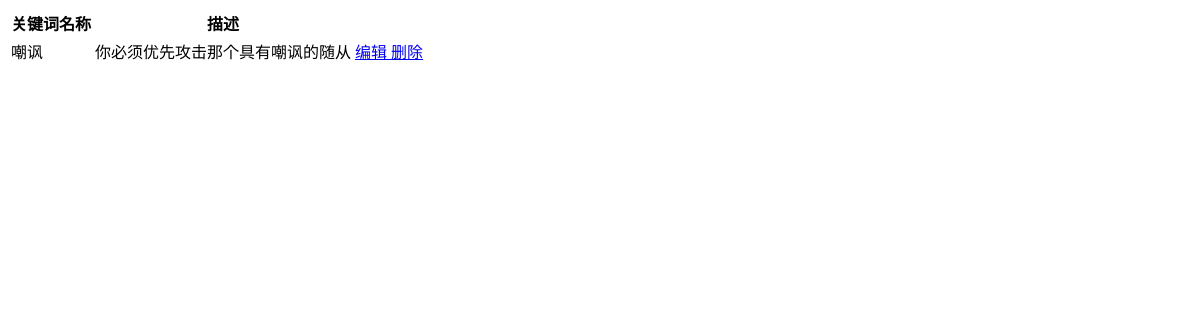
Page /keyword_list on the earlier database version.
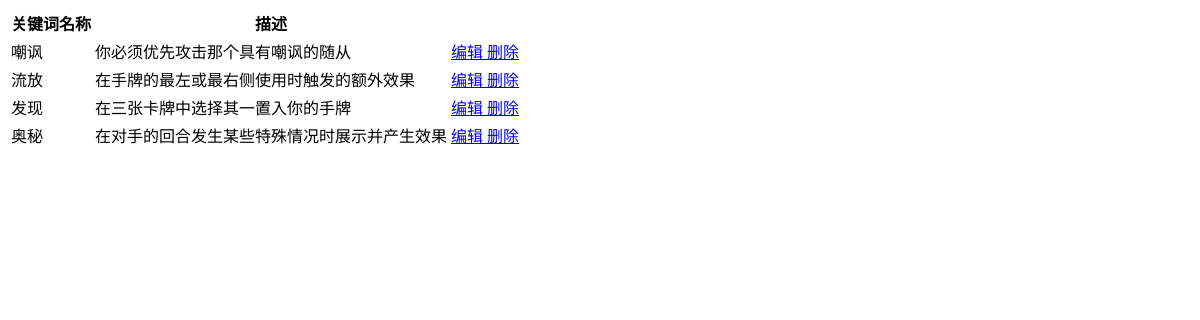
Same page on the later database version.
### Hs/models.py (models this page shows, shortened)
class Keyword(models.Model):
    name = models.CharField('关键词名称', max_length=64)
    description = models.CharField('描述', max_length=64)
    class Meta:
        verbose_name = '关键词'
        verbose_name_plural = verbose_name

### Hs/views.py (the view)
# urls.py: path('keyword_list', views.keyword_list, name='keyword_list'),
def keyword_list(request):
    keyword = models.Keyword.objects.all()
    return render(request, 'Hs/keyword_list.html', {'keyword_list': keyword})

### templates/Hs/keyword_list.html (shortened to what this page needs)
{% load static %}
<!doctype html>
<html>
<head>
    <link href="{% static 'CSS/cards.css' %}" type="text/css" rel="stylesheet">
</head>
<body>
	<table class="table table-striped table-bordered">
        <thead>
        <tr>
            <th>关键词名称</th>
            <th>描述</th>
        </tr>
        </thead>
        <tbody>
        {% for keyword in keyword_list %}
            <tr>
                <td>{{ keyword.name }}</td>
                <td>{{ keyword.description }}</td>
                <td class="text-center">
                    <a class="btn btn-info btn-sm" href="/edit_keyword/?name={{ keyword.name }}">编辑
                    </a>
                    <a class="btn btn-danger btn-sm" href="/drop_keyword/?name={{ keyword.name }}">删除
                    </a>
                </td>
            </tr>
        {% endfor %}
        </tbody>
    </table>
</body>
</html>

Differences in the rows shown:
added Keyword: name "流放", description "在手牌的最左或最右侧使用时触发的额外效果"
added Keyword: name "发现", description "在三张卡牌中选择其一置入你的手牌"
added Keyword: name "奥秘", description "在对手的回合发生某些特殊情况时展示并产生效果"
